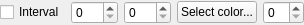
<ui version="4.0" >
 <class>QTransferFunctionIntervalEditorBase</class>
 <widget class="QWidget" name="QTransferFunctionIntervalEditorBase" >
  <property name="geometry" >
   <rect>
    <x>0</x>
    <y>0</y>
    <width>284</width>
    <height>25</height>
   </rect>
  </property>
  <layout class="QGridLayout" >
   <property name="margin" >
    <number>0</number>
   </property>
   <property name="spacing" >
    <number>6</number>
   </property>
   <item row="0" column="0" >
    <widget class="QCheckBox" name="m_isIntervalCheckBox" >
      <property name="text" >
        <string>Interval</string>
      </property>
    </widget>
   </item>
   <item row="0" column="1" >
    <widget class="QWidget" native="1" >
     <layout class="QHBoxLayout" >
      <property name="margin" >
       <number>0</number>
      </property>
      <property name="spacing" >
       <number>6</number>
      </property>
      <item>
       <widget class="QSpinBox" name="m_intervalStartSpinBox" >
        <property name="maximum" >
         <number>255</number>
        </property>
       </widget>
      </item>
      <item>
       <widget class="QSpinBox" name="m_intervalEndSpinBox" >
        <property name="maximum" >
         <number>255</number>
        </property>
       </widget>
      </item>
     </layout>
    </widget>
   </item>
   <item row="0" column="2" >
    <widget class="QPushButton" name="m_selectColorPushButton" >
     <property name="text" >
      <string>Select color...</string>
     </property>
    </widget>
   </item>
   <item row="0" column="3" >
    <widget class="udg::QColorSpinBox" name="m_colorSpinBox" />
   </item>
  </layout>
 </widget>
 <layoutdefault spacing="6" margin="9" />
 <customwidgets>
  <customwidget>
   <class>udg::QColorSpinBox</class>
   <extends>QSpinBox</extends>
   <header>qcolorspinbox.h</header>
  </customwidget>
 </customwidgets>
 <resources/>
 <connections>
  <connection>
   <sender>m_isIntervalCheckBox</sender>
   <signal>toggled(bool)</signal>
   <receiver>m_intervalEndSpinBox</receiver>
   <slot>setVisible(bool)</slot>
   <hints>
    <hint type="sourcelabel" >
     <x>39</x>
     <y>98</y>
    </hint>
    <hint type="destinationlabel" >
     <x>167</x>
     <y>101</y>
    </hint>
   </hints>
  </connection>
 </connections>
</ui>
